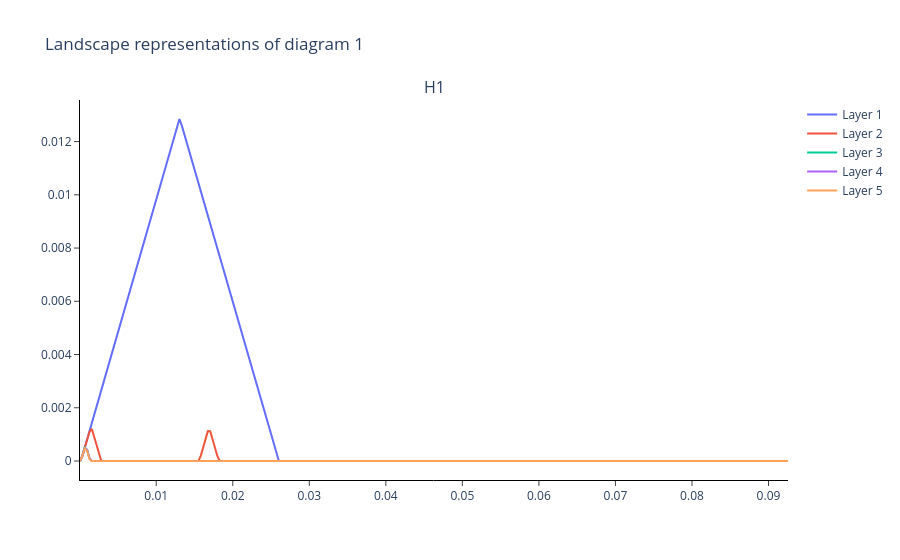

Notebook source saved alongside this figure:
### Code cell
idx = np.where(labels_subsampled == 0)[0][0]
PL.plot(landscapes, sample=idx)

### Figure 1 — Plotly figure (JSON) as saved in the notebook; plotly's stock layout.template omitted (floating-point values rounded to 4 significant figures; data arrays with more than 128 entries replaced by an {"elided": "..."} marker saying what was removed)
{"data": [{"hoverinfo": "none", "mode": "lines", "name": "Layer 1", "showlegend": true, "type": "scatter", "x": {"elided": "300 float values"}, "xaxis": "x", "y": {"elided": "300 float values"}, "yaxis": "y"}, {"hoverinfo": "none", "mode": "lines", "name": "Layer 2", "showlegend": true, "type": "scatter", "x": {"elided": "300 float values"}, "xaxis": "x", "y": {"elided": "300 float values"}, "yaxis": "y"}, {"hoverinfo": "none", "mode": "lines", "name": "Layer 3", "showlegend": true, "type": "scatter", "x": {"elided": "300 float values"}, "xaxis": "x", "y": {"elided": "300 float values"}, "yaxis": "y"}, {"hoverinfo": "none", "mode": "lines", "name": "Layer 4", "showlegend": true, "type": "scatter", "x": {"elided": "300 float values"}, "xaxis": "x", "y": {"elided": "300 float values"}, "yaxis": "y"}, {"hoverinfo": "none", "mode": "lines", "name": "Layer 5", "showlegend": true, "type": "scatter", "x": {"elided": "300 float values"}, "xaxis": "x", "y": {"elided": "300 float values"}, "yaxis": "y"}], "layout": {"annotations": [{"font": {"size": 16}, "showarrow": false, "text": "H1", "x": 0.5, "xanchor": "center", "xref": "paper", "y": 1, "yanchor": "bottom", "yref": "paper"}], "plot_bgcolor": "white", "title": {"text": "Landscape representations of diagram 1"}, "xaxis": {"anchor": "y", "domain": [0, 1], "exponentformat": "e", "linecolor": "black", "linewidth": 1, "mirror": false, "showexponent": "all", "showline": true, "side": "bottom", "ticks": "outside", "type": "linear", "zeroline": true}, "yaxis": {"anchor": "x", "domain": [0, 1], "exponentformat": "e", "linecolor": "black", "linewidth": 1, "mirror": false, "showexponent": "all", "showline": true, "side": "left", "ticks": "outside", "type": "linear", "zeroline": true}}}
